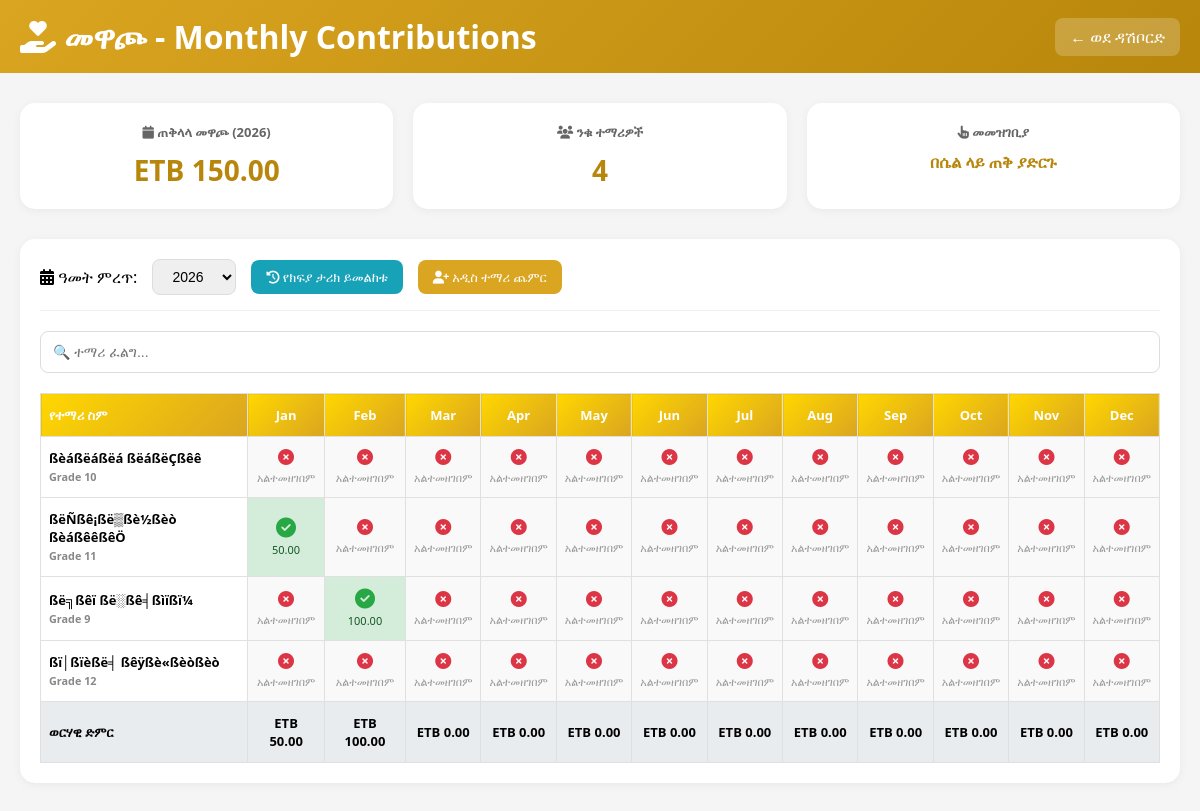
The app's page /nibret/mewatewo.php (signed in) with its own data.
### tables this page shows
CREATE TABLE `students` (
  `id` int(11) NOT NULL AUTO_INCREMENT,
  `name` varchar(100) NOT NULL,
  `phone` varchar(20) DEFAULT NULL,
  `grade` varchar(20) DEFAULT NULL,
  `is_active` tinyint(4) DEFAULT 1,
  `created_at` datetime DEFAULT current_timestamp(),
  PRIMARY KEY (`id`)
);

### nibret/mewatewo.php (the view, shortened to what this page needs)
<?php
require_once '../config/database.php';
$user_role = $_SESSION['role'];
$is_admin = ($user_role == 'Nibret_Admin');
$stmt = $pdo->query("SELECT * FROM students WHERE is_active = 1 ORDER BY name");
$students = $stmt->fetchAll();
$year = isset($_GET['year']) ? intval($_GET['year']) : date('Y');
$stmt = $pdo->prepare("SELECT student_id, month, amount FROM contributions WHERE year = ?");
$stmt->execute([$year]);
$contributions = $stmt->fetchAll();
$paid = [];
foreach ($contributions as $c) {
    $paid[$c['student_id']][$c['month']] = $c['amount'];
}
$stmt = $pdo->prepare("SELECT month, SUM(amount) as total FROM contributions WHERE year = ? GROUP BY month");
$stmt->execute([$year]);
$monthly_totals = $stmt->fetchAll();
$monthly_data = [];
foreach ($monthly_totals as $mt) {
    $monthly_data[$mt['month']] = $mt['total'];
}
$stmt = $pdo->prepare("SELECT SUM(amount) as total FROM contributions WHERE year = ?");
$stmt->execute([$year]);
$total_year = $stmt->fetch()['total'] ?? 0;
?>
<!DOCTYPE html>
<html lang="en">
<head>
    <link rel="stylesheet" href="https://cdnjs.cloudflare.com/ajax/libs/font-awesome/6.4.0/css/all.min.css">
</head>
<body>
    <div class="header">
        <h1><i class="fas fa-hand-holding-heart"></i> መዋጮ - Monthly Contributions</h1>
        <a href="index.php" class="back-btn">← ወደ ዳሽቦርድ</a>
    </div>
    <div class="container">
        <div class="stats-row">
            <div class="stat-box">
                <h3><i class="fas fa-calendar"></i> ጠቅላላ መዋጮ (<?php echo $year; ?>)</h3>
                <div class="stat-number">ETB <?php echo number_format($total_year, 2); ?></div>
            </div>
            <div class="stat-box">
                <h3><i class="fas fa-users"></i> ንቁ ተማሪዎች</h3>
                <div class="stat-number"><?php echo count($students); ?></div>
            </div>
            <div class="stat-box">
                <h3><i class="fas fa-hand-pointer"></i> መመዝገቢያ</h3>
                <div class="stat-number" style="font-size: 16px;">በሴል ላይ ጠቅ ያድርጉ</div>
            </div>
        </div>
        <div class="card">
            <div class="year-selector">
                <label><i class="fas fa-calendar-alt"></i> ዓመት ምረጥ: </label>
                <select id="yearSelect" onchange="changeYear(this.value)">
                    <?php for($y = 2020; $y <= date('Y') + 1; $y++): ?>
                    <option value="<?php echo $y; ?>" <?php echo $year == $y ? 'selected' : ''; ?>><?php echo $y; ?></option>
                    <?php endfor; ?>
                </select>
                <a href="history.php" class="history-link"><i class="fas fa-history"></i> የክፍያ ታሪክ ይመልከቱ</a>
                <?php if ($is_admin): ?>
                <a href="students.php" class="history-link" style="background: var(--primary);"><i class="fas fa-user-plus"></i> አዲስ ተማሪ ጨምር</a>
                <?php endif; ?>
            </div>
            <div class="search-box">
                <input type="text" id="searchStudent" placeholder="🔍 ተማሪ ፈልግ..." onkeyup="filterTable()">
            </div>
            <div class="contributions-table">
                <table id="contributionsTable">
                    <thead>
                        <tr>
                            <th>የተማሪ ስም</th>
                            <?php for($m = 1; $m <= 12; $m++): ?>
                            <th><?php echo date('M', mktime(0,0,0,$m,1)); ?></th>
                            <?php endfor; ?>
                         </tr>
                    </thead>
                    <tbody>
                        <?php if (count($students) > 0): ?>
                            <?php foreach ($students as $student): ?>
                            <tr class="student-row" data-name="<?php echo strtolower($student['name']); ?>" data-id="<?php echo $student['id']; ?>">
                                <td>
                                    <strong><?php echo htmlspecialchars($student['name']); ?></strong>
                                    <?php if ($student['grade']): ?>
                                    <br><small style="color:#888;"><?php echo htmlspecialchars($student['grade']); ?></small>
                                    <?php endif; ?>
                                 </div>
                                <?php for($m = 1; $m <= 12; $m++): ?>
                                    <?php $is_paid = isset($paid[$student['id']][$m]); ?>
                                    <td class="month-cell <?php echo $is_paid ? 'paid-cell' : ''; ?>"
                                        onclick="<?php echo $is_paid ? '' : "openModal({$student['id']}, '{$student['name']}', {$year}, {$m});"; ?>"
                                        style="<?php echo $is_paid ? '' : 'cursor: pointer;'; ?>">
                                        <?php if ($is_paid): ?>
                                            <i class="fas fa-check-circle check-icon"></i>
                                            <span class="amount-text"><?php echo number_format($paid[$student['id']][$m], 2); ?></span>
                                        <?php else: ?>
                                            <i class="fas fa-times-circle cross-icon"></i>
                                            <span class="amount-text" style="color:#999;">አልተመዘገበም</span>
                                        <?php endif; ?>
                                     </div>
                                <?php endfor; ?>
                            </tr>
                            <?php endforeach; ?>
                        <?php endif; ?>
                        <?php if (count($students) > 0): ?>
                        <tr class="month-total">
                            <td><strong>ወርሃዊ ድምር</strong></td>
                            <?php for($m = 1; $m <= 12; $m++): ?>
                            <td><strong>ETB <?php echo number_format($monthly_data[$m] ?? 0, 2); ?></strong></td>
                            <?php endfor; ?>
                        </tr>
                        <?php endif; ?>
</body>
</html>

### nibret/mewatewo.php (style rules this page uses)
:root { --primary: #DAA520; --primary-dark: #B8860B; --primary-light: #FFD700; }
* { margin: 0; padding: 0; box-sizing: border-box; }
body { font-family: 'Segoe UI', sans-serif; background: #f5f5f5; }
.header { background: linear-gradient(135deg, var(--primary), var(--primary-dark)); color: white; padding: 15px 20px; display: flex; justify-content: space-between; align-items: center; flex-wrap: wrap; gap: 10px; }
.back-btn { background: rgba(255,255,255,0.2); padding: 8px 15px; border-radius: 8px; color: white; text-decoration: none; }
.container { max-width: 1400px; margin: 30px auto; padding: 0 20px; }
.stats-row { display: grid; grid-template-columns: repeat(auto-fit, minmax(250px, 1fr)); gap: 20px; margin-bottom: 30px; }
.stat-box { background: white; padding: 20px; border-radius: 15px; text-align: center; box-shadow: 0 2px 10px rgba(0,0,0,0.05); }
.stat-box h3 { font-size: 13px; color: #666; margin-bottom: 10px; }
.stat-number { font-size: 28px; font-weight: bold; color: var(--primary-dark); }
.card { background: white; border-radius: 15px; padding: 20px; margin-bottom: 20px; box-shadow: 0 2px 10px rgba(0,0,0,0.05); }
.year-selector { display: flex; gap: 15px; align-items: center; flex-wrap: wrap; margin-bottom: 20px; padding-bottom: 15px; border-bottom: 1px solid #eee; }
.year-selector select { padding: 8px 15px; border: 1px solid #ddd; border-radius: 8px; font-size: 14px; }
.history-link { background: #17a2b8; color: white; padding: 8px 15px; border-radius: 8px; text-decoration: none; font-size: 13px; }
.search-box { margin-bottom: 20px; }
.search-box input { width: 100%; padding: 12px; border: 1px solid #ddd; border-radius: 8px; font-size: 14px; }
.contributions-table { overflow-x: auto; max-height: 70vh; overflow-y: auto; }
table { width: 100%; border-collapse: collapse; font-size: 13px; }
th, td { padding: 12px 8px; text-align: center; border: 1px solid #e0e0e0; }
th { background: linear-gradient(135deg, var(--primary-light), var(--primary)); color: white; font-weight: 600; position: sticky; top: 0; z-index: 10; }
td:first-child, th:first-child { position: sticky; left: 0; background: white; font-weight: 600; text-align: left; min-width: 180px; z-index: 5; }
th:first-child { background: linear-gradient(135deg, var(--primary-light), var(--primary)); z-index: 15; }
.month-cell { cursor: pointer; transition: all 0.2s; background: #f9f9f9; }
.paid-cell { background: #d4edda; cursor: default; }
.check-icon { color: #28a745; font-size: 20px; }
.cross-icon { color: #dc3545; font-size: 16px; }
.amount-text { font-size: 11px; display: block; margin-top: 3px; color: #155724; }
.month-total { background: #e9ecef; font-weight: bold; }
.month-total td { background: #e9ecef; }

### records on screen
students: name "ßèáßëáßëá ßëáßëÇßêê", grade "Grade 10"
students: name "ßëÑßê¡ßë▒ßè½ßèò ßèáßêêßêÖ", grade "Grade 11", id "50.00"
students: name "ßë╗ßêï ßë░ßê╡ßìïßï¼", grade "Grade 9", id "100.00"
students: name "ßï│ßïèßë╡ ßêÿßè«ßèòßèò", grade "Grade 12"

### other values on screen
$year "2026"
$total_year "150.00"
count($students) "4"
date('M', mktime(0,0,0,$m,1)) "Jan"
date('M', mktime(0,0,0,$m,1)) "Feb"
date('M', mktime(0,0,0,$m,1)) "Mar"
date('M', mktime(0,0,0,$m,1)) "Apr"
date('M', mktime(0,0,0,$m,1)) "May"
date('M', mktime(0,0,0,$m,1)) "Jun"
date('M', mktime(0,0,0,$m,1)) "Jul"
date('M', mktime(0,0,0,$m,1)) "Aug"
date('M', mktime(0,0,0,$m,1)) "Sep"
date('M', mktime(0,0,0,$m,1)) "Oct"
date('M', mktime(0,0,0,$m,1)) "Nov"
date('M', mktime(0,0,0,$m,1)) "Dec"
